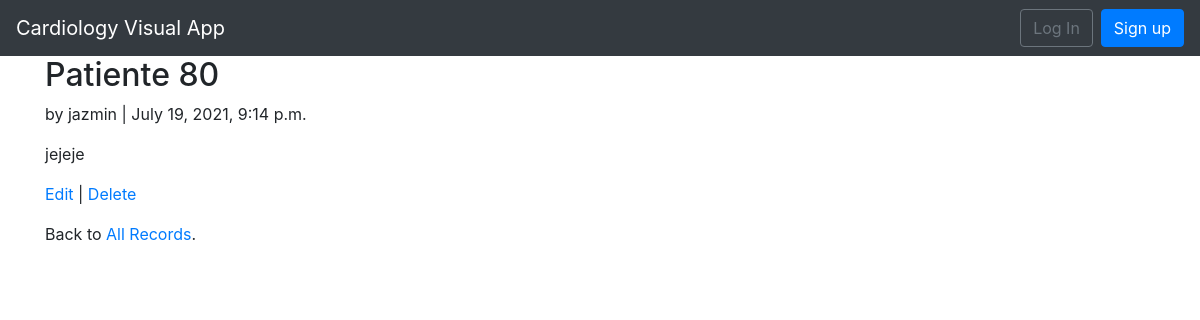
Page /articles/2/ on the committed database.
### articles/models.py (models this page shows, shortened)
class Article(models.Model):
    title = models.CharField(max_length=255)
    body = models.TextField()
    date = models.DateTimeField(auto_now_add=True)
    author = models.ForeignKey(
        get_user_model(),
        on_delete=models.CASCADE,
    )

### articles/views.py (the view)
# urls.py: path('<int:pk>/', ArticleDetailView.as_view(), name='article_detail'),
class ArticleDetailView(DetailView):
    model = Article
    template_name = 'article_detail.html'

### templates/article_detail.html
{% extends 'base.html' %}
{% block content %}
    <div class="article-entry">
        <h2>{{ object.title }}</h2>
        <p>by {{ object.author }} | {{ object.date }}</p>
        <p>{{ object.body }}</p>
    </div>
    <p><a href="{% url 'article_edit' article.pk %}">Edit</a> |
        <a href="{% url 'article_delete' article.pk %}">Delete</a></p>
    <p>Back to <a href="{% url 'article_list' %}">All Records</a>.</p>
{% endblock content %}

### rows in the picture
Article: title "Patiente 80", author "jazmin", date "July 19, 2021, 9:14 p.m.", body "jejeje"
